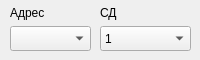
           <widget class="QWidget" name="KL_groupbox">
            <widget class="QLabel" name="label_43">
             <property name="geometry">
              <rect>
               <x>100</x>
               <y>0</y>
               <width>47</width>
               <height>25</height>
              </rect>
             </property>
             <property name="text">
              <string>СД</string>
             </property>
            </widget>
            <widget class="QComboBox" name="KL_CD_combobox">
             <property name="geometry">
              <rect>
               <x>100</x>
               <y>26</y>
               <width>91</width>
               <height>25</height>
              </rect>
             </property>
             <item>
              <property name="text">
               <string>1</string>
              </property>
             </item>
             <item>
              <property name="text">
               <string>2</string>
              </property>
             </item>
             <item>
              <property name="text">
               <string>3</string>
              </property>
             </item>
             <item>
              <property name="text">
               <string>4</string>
              </property>
             </item>
            </widget>
            <widget class="QLabel" name="label_45">
             <property name="geometry">
              <rect>
               <x>10</x>
               <y>0</y>
               <width>47</width>
               <height>25</height>
              </rect>
             </property>
             <property name="text">
              <string>Адрес</string>
             </property>
            </widget>
            <widget class="QComboBox" name="KL_adress_combobox">
             <property name="geometry">
              <rect>
               <x>10</x>
               <y>26</y>
               <width>81</width>
               <height>25</height>
              </rect>
             </property>
            </widget>
           </widget>
